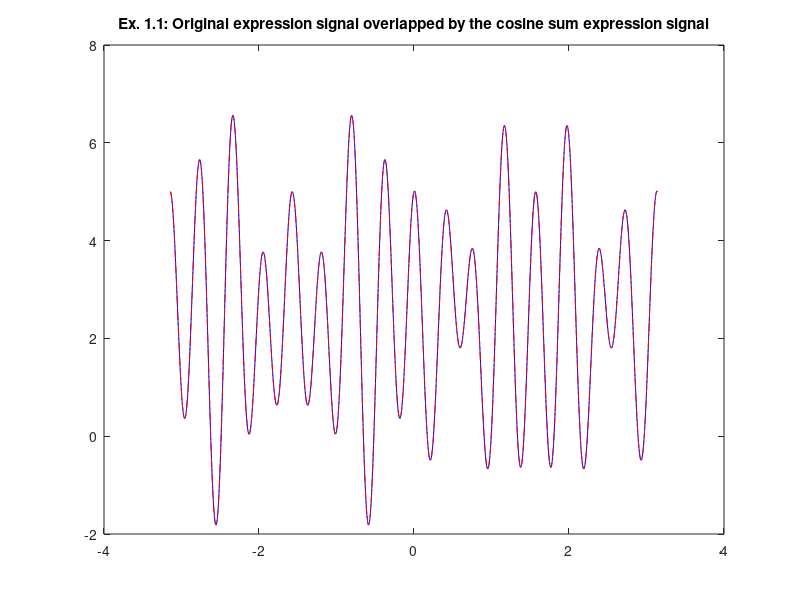
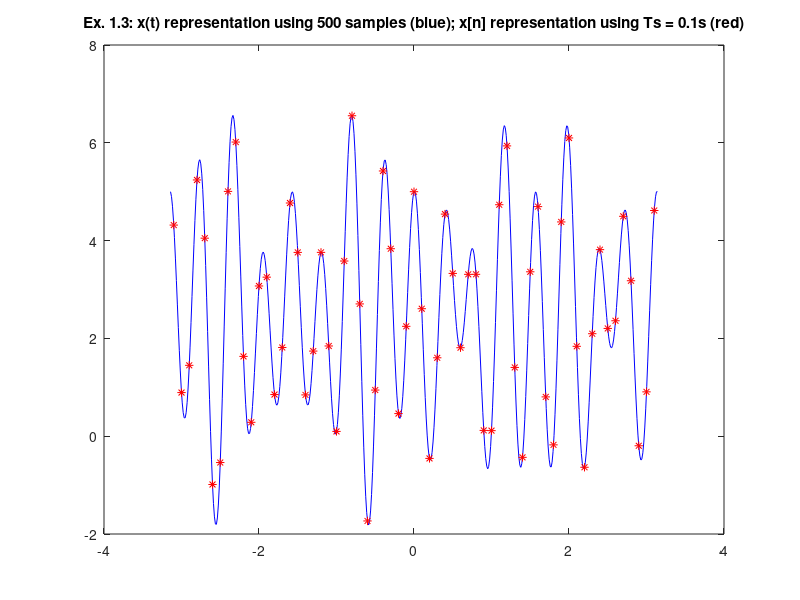

MATLAB code for these plots, in order: (Note: this script raises an error after producing the figures.)
% Ex. 1.
G = 25;
A1 = 2 * mod(G, 2);       % => A1 = 2
A2 = 3 * mod(G + 1, 2);   % => A2 = 0
A3 = 5 * mod(G, 2);		% => A3 = 5
A4 = 4 * mod(G + 1, 2);	% => A4 = 0
Wa = mod(G, 5) + 2;		% => Wa = 2
Wb = mod(G, 7) + 7;		% => Wb = 11
Wc = mod(G, 9) + 1;		% => Wc = 8

% x(t) = A1 * sin(Wa * t) * cos(Wb * t) + A2 * cos(Wa * t) * sin(Wb * t) + A3 * cos(Wc * t)^2 + A4 * sin(Wc * t)^2
% =>
% x(t) = 2 * sin(2 * t) * cos(11 * t) + 5 * cos(8 * t)^2

%% Ex. 1.1.
N_POINTS = 1000;
t_t = linspace(-pi, pi, N_POINTS);

x_t1 = 2 * sin(2 * t_t) .* cos(11 * t_t) + 5 .* cos(8 * t_t) .^ 2;
x_t2 = 5/2 * cos(0) + cos(9 * t_t + pi/2) + cos(13 * t_t + 3*pi/2) + 5/2 * cos(16 * t_t);

titl = 'Ex. 1.1: Original expression signal overlapped by the cosine sum expression signal';
figure('Name', titl);
plot(t_t, x_t1, 'b-', t_t, x_t2, 'r-.');
title(titl);

%% Ex. 1.2.
% x[n] = 5/2 * cos(0) + cos(9 * n * Ts + pi/2) + cos(13 * n * Ts + 3*pi/2) + 5/2 * cos(16 * n * Ts)

%% Ex. 1.3.
N_POINTS = 500;
Ts = 0.1;
t_t = linspace(-pi, pi, N_POINTS);
t_n = -floor(((pi-(-pi))/Ts)/2):1:floor(((pi-(-pi))/Ts)/2);

%%%
% Signal calculation using matrixes (for GPU-accelerated operations)
% Ci = [5/2 1 1 5/2];
% Wi = [0; 9; 13; 16];
% Ti = [0; pi/2; 3*pi/2; 0];
% x_t = Ci * cos(Wi * t_t + Ti * ones(size(t_t)));
%%%

x_t = 5/2 * cos(0) + cos(9 * t_t + pi/2) + cos(13 * t_t + 3*pi/2) + 5/2 * cos(16 * t_t);
x_n = 5/2 * cos(0) + cos(9 * t_n * Ts + pi/2) + cos(13 * t_n * Ts + 3*pi/2) + 5/2 * cos(16 * t_n * Ts);

titl = sprintf('Ex. 1.3: x(t) representation using %d samples (blue); x[n] representation using Ts = %.1fs (red)', N_POINTS, Ts);
figure('Name', titl);
plot(t_t, x_t, 'b-', t_n * Ts, x_n, 'r*');
title(titl);

%% Ex.1.4.
syms t;
x_1 = 5/2 * cos(0) + cos(9 * t + pi/2) + cos(13 * t + 3*pi/2) + 5/2 * cos(16 * t);
energy_t = int(x_1^2, t, -pi, pi); % assuming t is a real variable, abs() is redundant; therefore, it is removed, since it difficults the integral calculation
fprintf('x_1(t) exact energy value for the [-π,π] is %s.\n', char(energy_t));

% TODO % TODO % TODO % TODO % TODO %

%% Ex.1.5.
%%%
% Energy calculation using matrixes (for GPU-accelerated operations)
% energy_n = sum(abs(x_n).^2)
%%%

energy_n = 0;
for i=1:length(x_n),
    energy_n = energy_n + abs(x_n(i))^2;
end
fprintf('x_1[n] signal''s energy for the [-π,π] interval is %f.\n', energy_n);